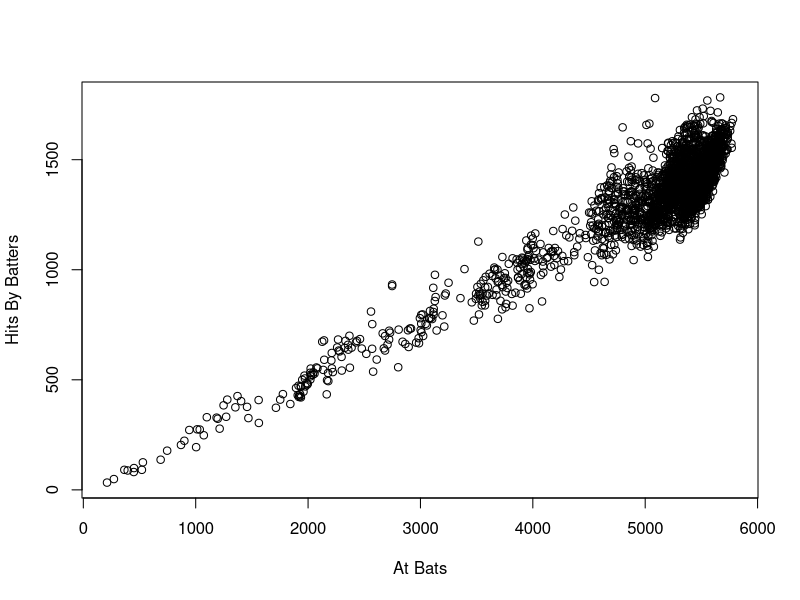
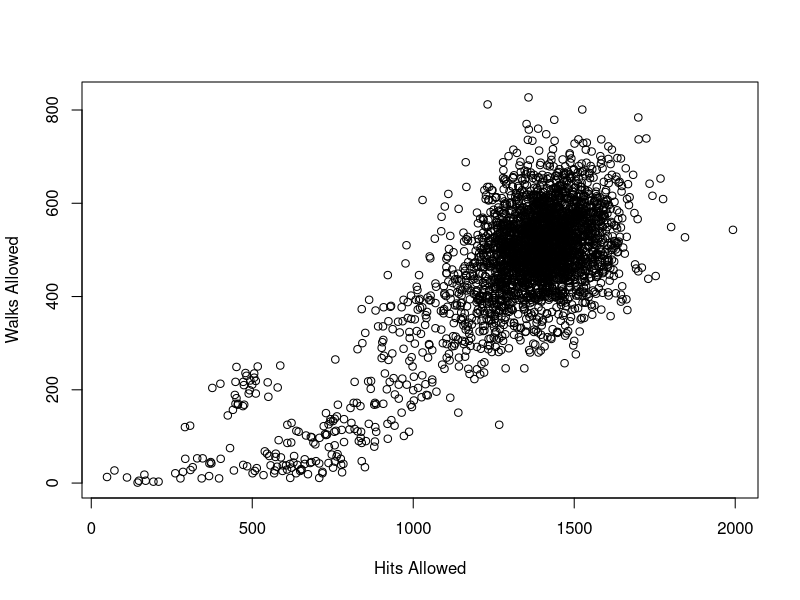

The R source for these figures, in order:
data_set <- read.csv("Baseball_Databank_Teams_1871_2023_Modded.csv")

# 1. Covariance matrices
# cov_matrix <- cov(data_set[, c("R", "E", "HR", "RA", "SOA")])
# print(cov_matrix)

cov_pairs <- list(c("R", "E"), c("R", "HR"), c("R", "RA"), c("R", "SOA"), c("E", "HR"), c("E", "RA"), c("E", "SOA"), c("HR", "RA"), c("HR", "SOA"), c("RA", "SOA"))
covariances <- list()
cat("Covariance matrix pairs:\n")
for (i in seq_along(cov_pairs)) {
	pair <- cov_pairs[[i]]
	covariances[[i]] <- cov(data_set[, pair])

	print(covariances[[i]])
	cat("\n")
}

# 2. Scatter plots
plot(data_set[["AB"]], data_set[["H"]],
	xlab="At Bats",
	ylab="Hits By Batters")
plot(data_set[["HA"]], data_set[["BBA"]],
	xlab="Hits Allowed",
	ylab="Walks Allowed")

# 3. Histograms


# 4. Box plots


# 5. Supervised scatter plots


# 6. Density plots


# 7. Table of all teams who won World Series


# 8. New dataset


# 9. Decision tree models
